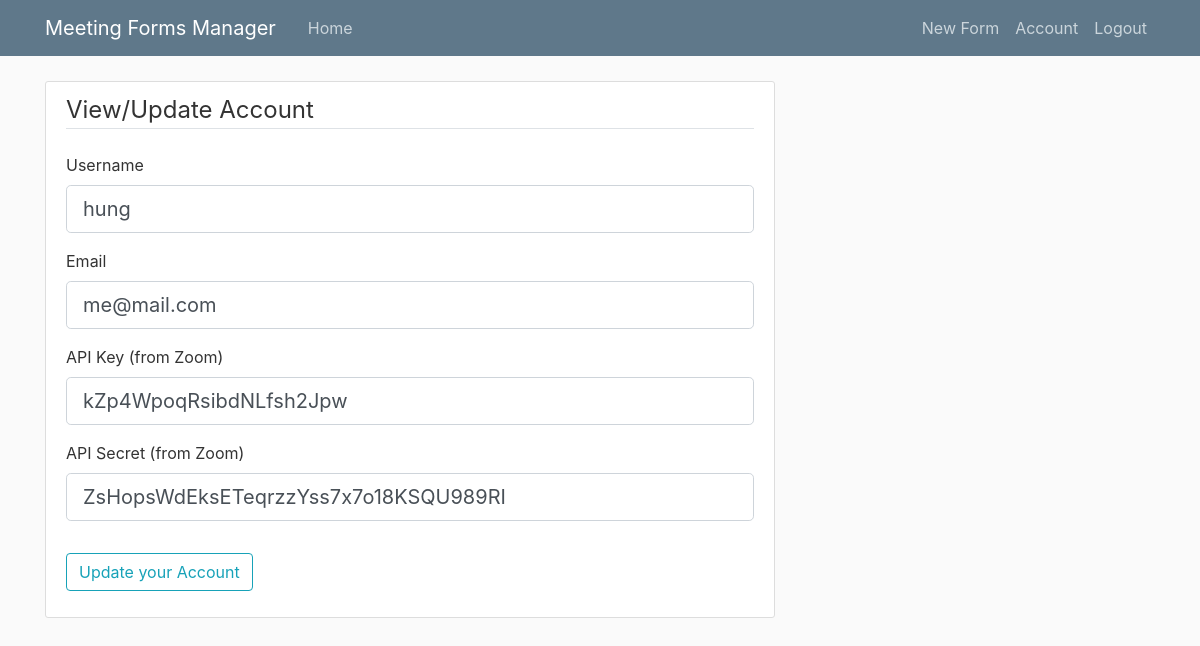
Page /account (signed in) on the committed database.
### zoom_app/models.py (models this page shows, shortened)
class User(db.Model, UserMixin):
    id = db.Column(db.Integer, primary_key=True)
    username = db.Column(db.String(20), unique=True, nullable=False)
    email = db.Column(db.String(120), unique=True, nullable=False)
    password = db.Column(db.String(60), nullable=False)
    meeting_forms = db.relationship('MeetingForm', backref='creator', lazy=True)
    api_key = db.Column(db.String(120), nullable=False)
    api_secret = db.Column(db.String(120), nullable=False)

### zoom_app/routes.py (the view, shortened to what this page needs)
@app.route("/account", methods=['GET', 'POST'])
@login_required
def account():
    form = UpdateAccountForm()
    if request.method == "GET":
        form.username.data = current_user.username
        form.email.data = current_user.email
        form.api_key.data = current_user.api_key
        form.api_secret.data = current_user.api_secret
    return render_template("account.html", legend="View/Update Account", title="Account Details", form=form)

### zoom_app/forms.py (shortened to what this page needs)
class UpdateAccountForm(FlaskForm):
    username = StringField('Username', validators=[DataRequired(), Length(min=2, max=20)])
    email = StringField("Email", validators=[DataRequired(), Email()])
    api_key = StringField('API Key (from Zoom)', validators=[DataRequired()])
    api_secret = StringField('API Secret (from Zoom)', validators=[DataRequired()])
    submit = SubmitField("Update your Account")

### zoom_app/models.py (called while the page is built)
@login_manager.user_loader
def load_user(user_id):
    return User.query.get(int(user_id))

### zoom_app/routes.py (called while the page is built)
@app.context_processor
def utility_processor():
    def list_length(lst):
        return len(lst)
    def return_idx_in_list(item, lst):
        return lst.index(item)
    return dict(list_length=list_length, return_idx_in_list=return_idx_in_list)

### zoom_app/templates/account.html (shortened to what this page needs)
{% extends "layout.html" %}
{% block content %}
<div class="col-md-8">
    <div class="content-section">
        <form method="POST" action="">
            <fieldset class="form-group">
                <legend class="border-bottom mb-4">{{ legend }}</legend>
                <div class="form-group">
                    {{ form.username.label(class="form-control-label") }}
                    {% if form.username.errors %}
                        {{ form.username(class="form-control form-control-lg is-invalid") }}
                        <div class="invalid-feedback">
                            {% for error in form.username.errors %}
                                <span>{{ error }}</span>
                            {% endfor %}
                        </div>
                    {% else %}
                        {{ form.username(class="form-control form-control-lg") }}
                    {% endif %}
                </div>
                <div class="form-group">
                  {{ form.email.label(class="form-control-label") }}
                  {% if form.email.errors %}
                      {{ form.email(class="form-control form-control-lg is-invalid") }}
                      <div class="invalid-feedback">
                          {% for error in form.email.errors %}
                              <span>{{ error }}</span>
                          {% endfor %}
                      </div>
                  {% else %}
                      {{ form.email(class="form-control form-control-lg") }}
                  {% endif %}
              </div>
              <div class="form-group">
                {{ form.api_key.label(class="form-control-label") }}
                {% if form.api_key.errors %}
                    {{ form.api_key(class="form-control form-control-lg is-invalid") }}
                    <div class="invalid-feedback">
                        {% for error in form.api_key.errors %}
                            <span>{{ error }}</span>
                        {% endfor %}
                    </div>
                {% else %}
                    {{ form.api_key(class="form-control form-control-lg") }}
                {% endif %}
              </div>
              <div class="form-group">
                {{ form.api_secret.label(class="form-control-label") }}
                {% if form.api_secret.errors %}
                    {{ form.api_secret(class="form-control form-control-lg is-invalid") }}
                    <div class="invalid-feedback">
                        {% for error in form.api_secret.errors %}
                            <span>{{ error }}</span>
                        {% endfor %}
                    </div>
                {% else %}
                    {{ form.api_secret(class="form-control form-control-lg") }}
                {% endif %}
              </div>
            </fieldset>
            <div class="form-group">
                {{ form.submit(class="btn btn-outline-info") }}
            </div>
        </form>
    </div>
</div>
{% endblock content %}

### zoom_app/static/main.css (style rules this page uses)
body { background: #fafafa; color: #333333; margin-top: 5rem; }
.content-section { background: #ffffff; padding: 10px 20px; border: 1px solid #dddddd; border-radius: 3px; margin-bottom: 20px; }

### rows in the picture
User: username "hung", email "me@mail.com", api_key "kZp4WpoqRsibdNLfsh2Jpw", api_secret "ZsHopsWdEksETeqrzzYss7x7o18KSQU989RI"

### other values in the picture
{{ legend }} "View/Update Account"
